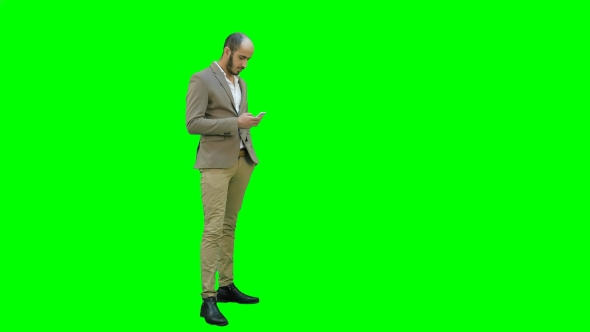
%> input picture Parte_1/fondo_verde.jpg, 590 x 332 px
$ octave parte1_p2.m   (GNU Octave 9; MATLAB toolbox functions it lacks are replaced by stand-ins)
%> lines starting %> are read from the running program, lines starting %| are printed output that depends on the picture; in (x1, y1, x2, y2) boxes, pixels count from 0 and x2, y2 are one past the last pixel; in counts of white or black regions, pixels touching at a corner belong together; the program's own positions count from 1
### Parte_1/poner_fondo.m
function C = poner_fondo(A,B,tol, solo_verde)
  % Esta funcion toma una imagen con fondo verde y el fondo deseado y las
  % compone en una sola imagen. Esto anterior si el parametro solo_verde está en
  % 0. Si este parametro se encuentra en 1, entonces solo extrae el color verde
  % de la imagen.
  % Entradas: - Imagen A con fondo verde.
  %           - Imagen B que es el fondo deseado.
  %           - Una toleracia tol para la aceptación del rango de verdes.
  %           - Un boolean solo_verde que indica la operacion a realizar por la
  %             función.
  %Salidas: - La imagen C, ya sea ambas imagenes A y B compuestas, o solo
  %           la parte verde de la imagen A.
  [m n z] = size(B);
  C=zeros(m,n,z);
  a=zeros(m,n,z);
  rango=round(255-255*tol);
  % Analizando el canal rojo:
  a(:,:,1) = and(0 <= A(:,:,1), A(:,:,1) <= rango);
  % Analizando el canal verde:
  a(:,:,2) = and(rango <= A(:,:,2), A(:,:,2) <= 255);
  % Analizando el canal azul:
  a(:,:,3) = and(0 <= A(:,:,3), A(:,:,3) <= rango);
  a = and(a(:,:,1), a(:,:,2), a(:,:,3), a);
  % Los indices que coinciden con el anterior analisis entonces son
  % tomados del fondo para ponerlos en la imagen resultante.
  C(a) = B(a);
  if !solo_verde
    % Los indices contrarios a los encontrados en el analisis anterior,
    % son tomados de la figura para ponerlos en la imagen resultante.
    C(~a) = A(~a);
  endif
  C = uint8(C);
endfunction

### Parte_1/binaria.m
%Entradas:
% X=imagen a convertir en binaria en double normalizado.
%Salida:
% Y=imagen binaria en double normalizado
%
function Y=binaria(X)
  Y=zeros(size(X));
  ind_blancos=(X>=0.5);
  ind_negros=(X<0.5);
  Y(ind_blancos)=1;
  Y(ind_negros)=0;
endfunction

### Parte_1/inpaint.m
% #{
% Funccion que implementa el metodo
% Fast Digital Image Inpaiting con un numero de iteraciones.
% Entradas:
%   img:Imagen a restaurar
%   mask:region de la imagen a restaurar del mismo tama駉 que img
%   kernel:kernel promedio con el que se aplicara la convolucion en el proceso de
%          restauracion
%   itermax: numero de veces que se aplicara el proceso de restauracion.
% Salida:
%   Y:Imagen restaurada del mismo tama駉 que img
% #}
function Y=inpaint(img, mask, kernel, itermax=10)
  A=im2double(img); %Conversion a doubles para realizar la convolucion
  mask=im2double(mask);
  mask=binaria(mask);% Aseguramiento de una mascara como imagen binaria.
  for i=1:itermax
    T=conv2(A, kernel, 'same'); %Convolucion con un filtro promedio
    %Para la restauracion solo se afectan los valores de la region a restaurar
    T(mask==0)=0;
    A(mask==1)=0;
    A=A+T;
  endfor
  Y=A;
endfunction

### Parte_1/parte1_p2.m
clc;clear all;clear;

pkg load image

%Cargar la imagen con el fondo verde:
imagen = imread("fondo_verde.jpg");
%> imagen is the input picture: size 332x590x3 uint8; mean R, G, B 7.7, 246, 6.7
[m,n,k] =size(imagen);
%> m = 332; n = 590; k = 3
subplot(2,3,1)
imshow(imagen)
title("Imagen con fondo verde.")

%Cargar el fondo que se desea poner a la imagen:
fondo_deseado = imread("playa.jpg");
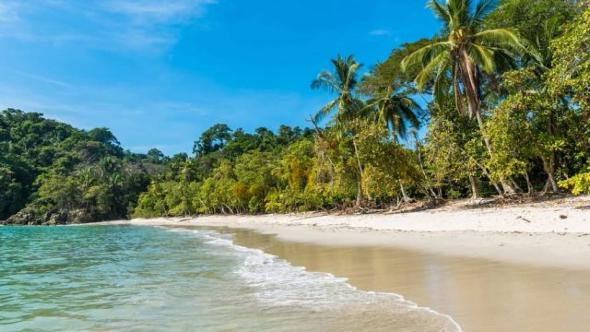
%> input picture Parte_1/playa.jpg, 590 x 332 px
%> fondo_deseado is the input picture: size 332x590x3 uint8; mean R, G, B 110.8, 145.3, 138.9
subplot(2,3,2)
imshow(fondo_deseado)
title("Fondo deseado")

%Poner el borde a la imagen y componerla:
tol = 0.34;
imagen_compuesta = poner_fondo(imagen, fondo_deseado, tol, 0);
%> in poner_fondo, `a = and(a(:,:,1), a(:,:,2), a(:,:,3), a);`:
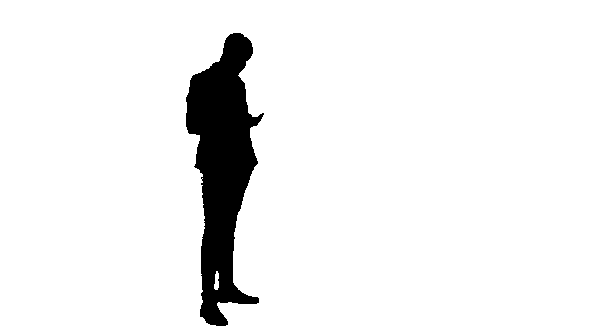
%> a: size 332x590x3 logical; 93.8% white; 1 black region, box (x1, y1, x2, y2) and area: (186, 33, 264, 326) 12215
%> in poner_fondo, `C(~a) = A(~a);`: C: size 332x590x3 double; mean R, G, B 112, 143.3, 134.8
subplot(2,3,3)
imshow(imagen_compuesta)
title("Imagen compuesta")


%Extraer la silueta del fondo verde:
silueta = poner_fondo(imagen, fondo_deseado, tol, 1);

%Hacer a la silueta totalmente binaria:
silueta_binaria = binaria(silueta(:,:,2));
%> in binaria, `ind_blancos=(X>=0.5);`: ind_blancos: size 332x590 logical; 93.8% white; 5 black regions (4 under 20 px), largest, box (x1, y1, x2, y2) and area: (186, 33, 264, 326) 12215

%Creando elemento estructurado:
C=ones(3);

%Borde interno: A-(A erosion B)
erosion=imerode(silueta_binaria,C);
%> erosion: size 332x590 double; values 0 (black) and 1 (white), 93.2% white; 4 black regions (3 under 20 px), largest, box (x1, y1, x2, y2) and area: (185, 32, 265, 327) 13194
borde_silueta=silueta_binaria&~erosion;
%> borde_silueta: size 332x590 logical; 0.52% white in thin lines or dots, all inside (x1, y1, x2, y2) = (185, 32, 585, 327)


%Ensanchar bordes:
D=ones(3);
bordes_anchos = imdilate(borde_silueta, D);
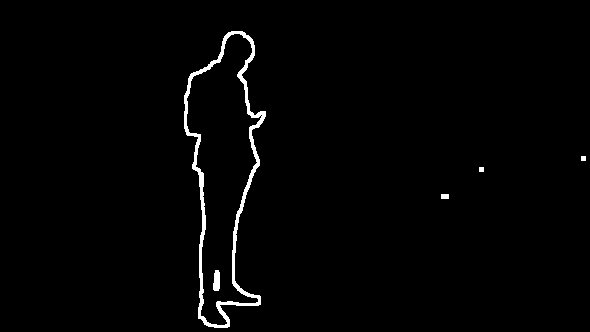
%> bordes_anchos: size 332x590 logical; 1.5% white; 5 white regions, box (x1, y1, x2, y2) and area: (184, 31, 266, 328) 2777, (213, 270, 220, 291) 126, (441, 194, 449, 199) 40, (581, 156, 586, 161) 25, (479, 167, 484, 172) 25
subplot(2,3,4)
imshow(bordes_anchos)
title("Bordes ensanchandos de la silueta")


%Imagen a restaurar y su mascara:

imagen_compuesta(:,:,1) = imagen_compuesta(:,:,1)+bordes_anchos*255;
imagen_compuesta(:,:,2) = imagen_compuesta(:,:,2)+bordes_anchos*255;
imagen_compuesta(:,:,3) = imagen_compuesta(:,:,3)+bordes_anchos*255;

subplot(2,3,5)
imshow(imagen_compuesta)
title("Imagen a restaurar y su mascara")

%Restaurar imagen:
a=0.073235; b=0.176765;
c=0.125;

M=[a b a;b 0 b;a b a];
imagen_restaurada=zeros(m,n,3);
imagen_restaurada(:,:,1)=inpaint(imagen_compuesta(:,:,1), bordes_anchos, M, 200);
%> after the loop in inpaint, `for i=1:itermax`:
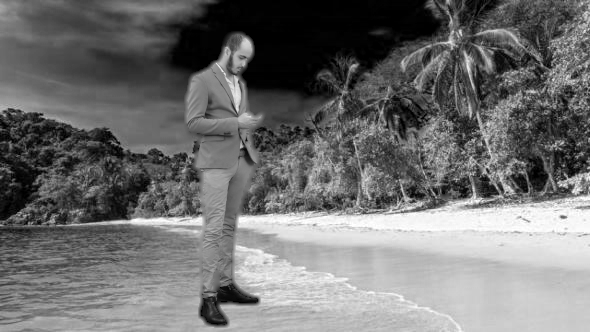
%> A: size 332x590 double; min 0, max 1, mean 0.44
imagen_restaurada(:,:,2)=inpaint(imagen_compuesta(:,:,2), bordes_anchos, M, 200);
%> call 2 of inpaint, with itermax = 200
%> after the loop in inpaint (call 2), `for i=1:itermax`:
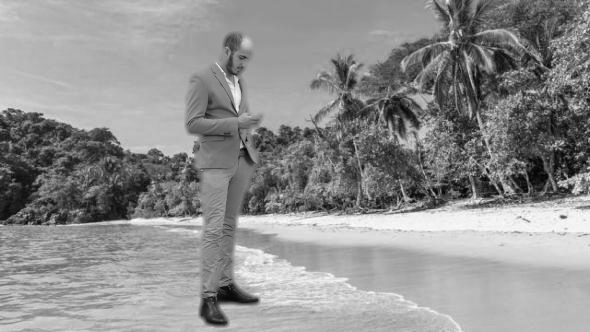
%> A: size 332x590 double; min 0.00392, max 1, mean 0.561
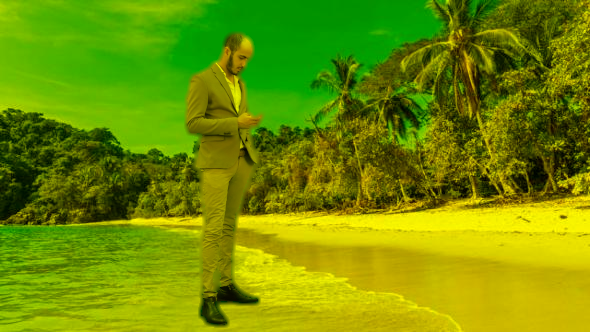
%> imagen_restaurada: size 332x590x3 double; mean R, G, B 0.44, 0.561, 0
imagen_restaurada(:,:,3)=inpaint(imagen_compuesta(:,:,3), bordes_anchos, M, 200);
%> call 3 of inpaint, with itermax = 200
%> after the loop in inpaint (call 3), `for i=1:itermax`:
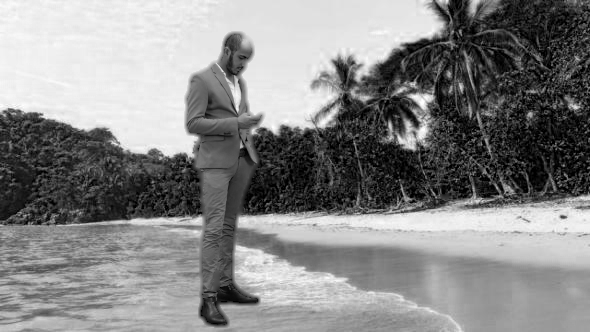
%> A: size 332x590 double; min 0, max 1, mean 0.528

subplot(2,3,6)
imshow(imagen_restaurada)
title("Imagen restaurada")
